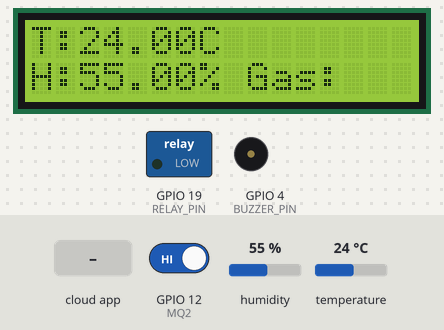
Bench run of a sketch on a simulated ESP32. Shown: 16×2 character LCD, switched loads named in the sketch (green lamp = pin HIGH), buzzer (waves = sounding, pin HIGH). The test bench sets the inputs (shaded band); at power-on: humidity 55 %, GPIO 12 (MQ2) HIGH, temperature 24 °C. WiFi joins after 1.5 s; servers stay silent unless stated; what the sketch prints to the serial monitor is not drawn.

Above: at 3.1 s.
3.2 s: the phone or cloud app sets sirens to ON
At 4.0 s:
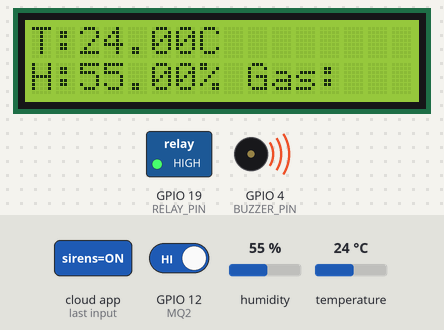
4.7 s: humidity set to 22 %
At 8.2 s:
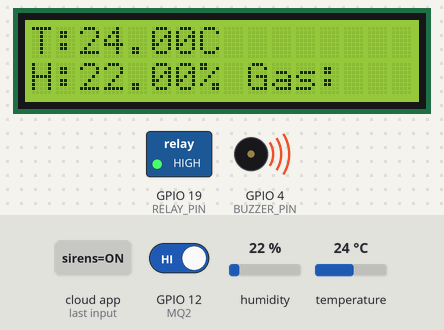
8.9 s: GPIO 12 (MQ2) driven LOW
At 9.5 s:
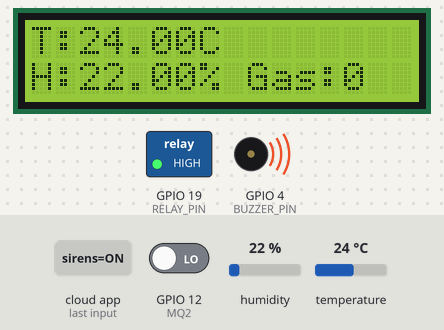
10.4 s: temperature set to 12 °C
At 12.7 s:
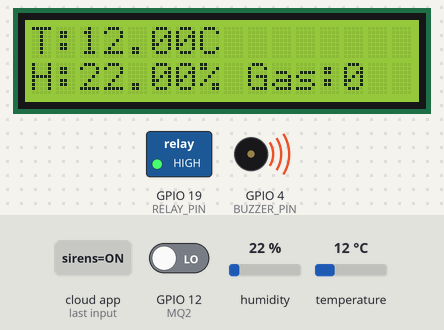
13.6 s: GPIO 12 (MQ2) driven HIGH
At 14.3 s:
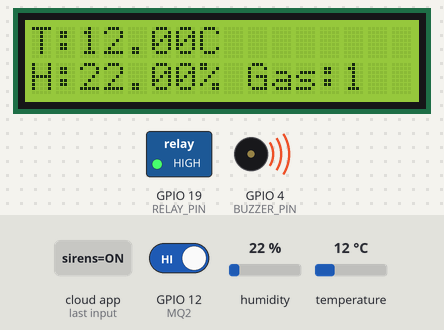
15.1 s: humidity set to 40 %
At 18.2 s:
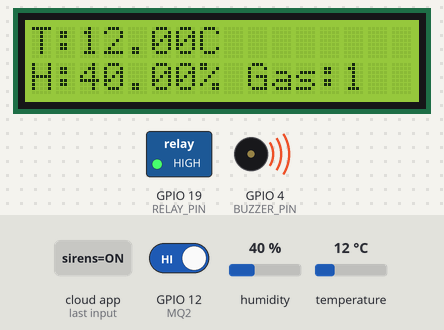
Timing chart, 0 to 19.7 s (numbered marks = the images above; inputs shaded):
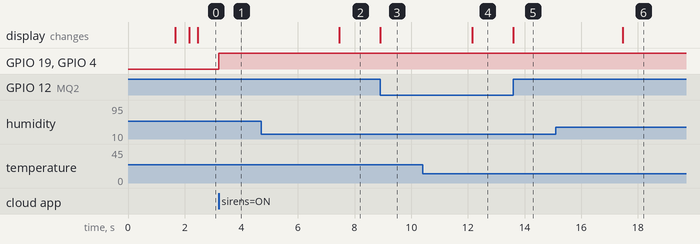

The sketch:

iots.ino
```cpp
#include <Arduino.h>
#include <WiFi.h>
#include <Firebase_ESP_Client.h>
#include <LiquidCrystal_I2C.h>

//Provide the token generation process info.
#include "addons/TokenHelper.h"
//Provide the RTDB payload printing info and other helper functions.
#include "addons/RTDBHelper.h"

#define WIFI_SSID ""
#define WIFI_PASSWORD ""

// Your Firebase Project Web API Key
#define API_KEY ""
// Your Firebase Realtime database URL
#define DATABASE_URL ""

FirebaseData fbdo,fbdo_s1,fbdo_s2;
FirebaseAuth auth;
FirebaseConfig config;

bool signUpOK=false;
unsigned long sendDataPrevMillis = 0;
bool ledStatus=false;
float temp=0;
float humidity=0;
#define RELAY_PIN 19  // connected to LED 4
#define BUZZER_PIN 4  // Connedted to Buzzer
#define MQ2 12 // Gas Sensor
LiquidCrystal_I2C lcd(0x27, 16, 2);

#include <DHT.h>
DHT dht(13,DHT11);
int MQ2Value,f;
int floodStatus = 0;

void setup() {
  Serial.begin(9600);
  dht.begin();
  pinMode(MQ2, INPUT);
  pinMode(RELAY_PIN,OUTPUT);
  pinMode(BUZZER_PIN,OUTPUT);
  WiFi.begin(WIFI_SSID,WIFI_PASSWORD);

  lcd.begin(16,2);
  lcd.init();
  lcd.backlight();
  lcd.setCursor(0, 0);
  lcd.print(" MADANI IoT");

  while(WiFi.status()!= WL_CONNECTED){
    Serial.print(".");
    delay(300);
  }

  Serial.println();
  lcd.setCursor(0, 1);
  lcd.print(" Connected");
  Serial.print("Connected With Ip : ");
  Serial.println(WiFi.localIP());
  Serial.println();
  config.api_key=API_KEY;
  config.database_url=DATABASE_URL;

  if(Firebase.signUp(&config,&auth, "", "")){
    Serial.println("SignUp Ok");
    signUpOK=true;
  }

  lcd.clear();
  lcd.setCursor(0,0);
  lcd.print("T:     C");
  lcd.setCursor(0,1);
  lcd.print("H:     %");
  lcd.setCursor(9,1);
  lcd.print("Gas: ");

  config.token_status_callback=tokenStatusCallback;

  Firebase.begin(&config,&auth);
  Firebase.reconnectWiFi(true);

  // init stream for sirens and flood sensor
  if(!Firebase.RTDB.beginStream(&fbdo_s1,"data/0/relay/sirens")){
    Serial.println("FAILED1: "+fbdo_s1.errorReason());
  }
  if(!Firebase.RTDB.beginStream(&fbdo_s2,"data/0/sensor/flood")){
    Serial.println("FAILED1: "+fbdo_s2.errorReason());
  }
}


void loop() {
  tempHumiMeasurement();
  updateSirensStatus();
  updateFloodStatus();
  leakGasDetection();
}

void tempHumiMeasurement() {
  // DHT sensor
  if(Firebase.ready() && signUpOK && (millis()-sendDataPrevMillis>5000 || sendDataPrevMillis == 0)){
    sendDataPrevMillis =millis();
    float temp = dht.readTemperature();
    float humidity = dht.readHumidity();

    if(Firebase.RTDB.setFloat(&fbdo,"data/0/sensor/temp_data",temp)){
      Serial.println();
      Serial.print(temp);
      lcd.setCursor(2,0);
      lcd.print(temp);
      Serial.println("-successfully saved to "+fbdo.dataPath());
      Serial.println("("+fbdo.dataType()+")");
      if(temp > 80.0){
        Firebase.RTDB.setBool(&fbdo,"data/0/sensor/is_danger", true);
      } else {
        Firebase.RTDB.setBool(&fbdo,"data/0/sensor/is_danger", false);
      }
    } else {
      Serial.println("FAILED2 : "+fbdo.errorReason());
      Serial.println(temp);
      Serial.println(humidity);
    }

    // put your main code here, to run repeatedly:
    if(Firebase.RTDB.setFloat(&fbdo,"data/0/sensor/humidity_data",humidity)){
      Serial.println();
      Serial.print(humidity);
      lcd.setCursor(2,1);
      lcd.print(humidity);
      Serial.println("-successfully saved to "+fbdo.dataPath());
      Serial.println("("+fbdo.dataType()+")");
    } else {
      Serial.println("FAILED3 : "+fbdo.errorReason());
    }
  }
}

void leakGasDetection() {
  // MQA
  MQ2Value = digitalRead(MQ2);
  if ((MQ2Value==0)&&(f==0)){
    lcd.setCursor(13,1);
    lcd.print(MQ2Value);
    Firebase.RTDB.setInt(&fbdo,"data/0/sensor/gas", MQ2Value);
    Serial.println("-successfully saved to "+fbdo.dataPath());
    f=1;
  }
  else if ((MQ2Value==1)&&(f==1)){
    lcd.setCursor(13,1);
    lcd.print(MQ2Value);
    Firebase.RTDB.setInt(&fbdo,"data/0/sensor/gas", MQ2Value);
    Serial.println("-successfully saved to "+fbdo.dataPath());
    f=0;
  }
}

void updateFloodStatus() {
  // Steam builder for Flood Sensor
  if(Firebase.ready() && signUpOK){
    if(!Firebase.RTDB.readStream(&fbdo_s2)){
      Serial.println("FAILED4: "+fbdo_s2.errorReason());
    }

    if(fbdo_s2.streamAvailable()){
      if(fbdo_s2.dataType()== "string"){
        String floodStatusStr=fbdo_s2.stringData();
        Serial.println("Successfully read from"+fbdo_s2.dataPath()+ ":" + "("+fbdo_s2.dataType()+")");
        bool floodStatus = (floodStatusStr == "ON");
        if(floodStatus){
          digitalWrite(RELAY_PIN,HIGH);
          digitalWrite(BUZZER_PIN,HIGH);
        } else{
          digitalWrite(RELAY_PIN,LOW);
          digitalWrite(BUZZER_PIN,LOW);
        }
      } else {
        Serial.println("FAILED5: "+fbdo_s2.errorReason());
      }
    }
  }
}

void updateSirensStatus() {
  // Steam builder for Sirens
  if(Firebase.ready() && signUpOK){
    if(!Firebase.RTDB.readStream(&fbdo_s1)){
      Serial.println("FAILED4: "+fbdo_s1.errorReason());
    }

    if(fbdo_s1.streamAvailable()){
      if(fbdo_s1.dataType()== "string"){
        String sirensStatusStr=fbdo_s1.stringData();
        Serial.println("Successfully read from"+fbdo_s1.dataPath()+ ":" + "("+fbdo_s1.dataType()+")");
        bool sirensStatus = (sirensStatusStr == "ON");
        if(sirensStatus){
          digitalWrite(RELAY_PIN,HIGH);
          digitalWrite(BUZZER_PIN,HIGH);
        } else{
          digitalWrite(RELAY_PIN,LOW);
          digitalWrite(BUZZER_PIN,LOW);
        }
      } else {
        Serial.println("FAILED5: "+fbdo_s1.errorReason());
      }
    }
  }
}
```

Measured:
- after the input at 3.2 s, GPIO 19 (RELAY_PIN), GPIO 4 (BUZZER_PIN): LOW → HIGH at once
- after the input at 4.7 s, the display: changes after 2.8 s (image 2)
- after the input at 8.9 s, the display: changes at once (image 3)
- after the input at 10.4 s, the display: changes after 1.8 s (image 4)
- after the input at 13.6 s, the display: changes at once (image 5)
- after the input at 15.1 s, the display: changes after 2.4 s (image 6)
